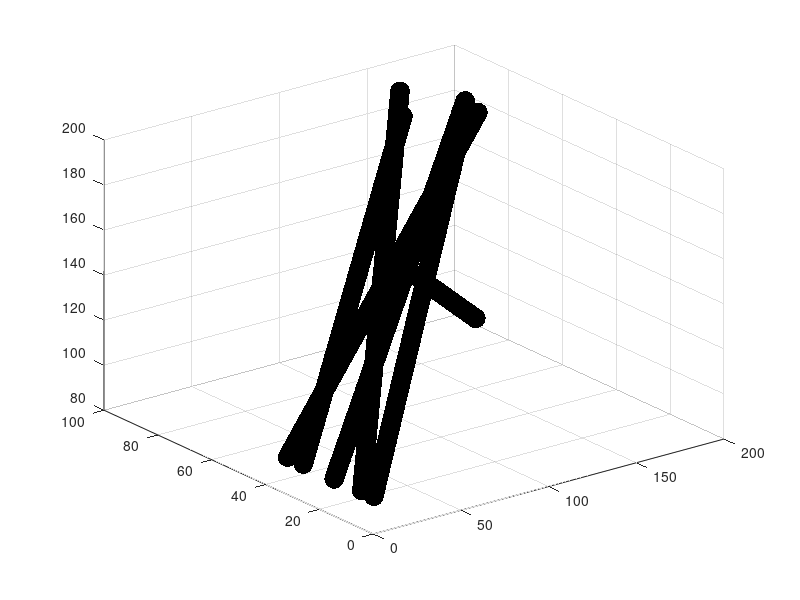

This chart was generated by the following MATLAB code:


needleEndpoints = [

% start point of the needels
11.012651	1	199.9466395
1	26.84645312	95.16231063
1	32.8146509	95.04727079
1	15.39719148	95
1	4.943752154	95.43511471
1.665945749	1.00207016	95
		
% end point of the needels		
173	74.30399931	98.17549295
129.2879133	72.76500829	200
158.0155499	63.56422171	200
173	78.341282	193.5838013
146.2967316	85.27372108	200
173	78.07529681	189.9675526
];


allEndpoints = needleEndpoints;
needleIndex = 1;
dwellPointIndex = 1;
endpointDimensions = size(needleEndpoints);
needleCount = endpointDimensions(1,1)/2;
for currentNeedle = 1:needleCount
    
    
    needleLengthCm = sqrt(sum((allEndpoints(currentNeedle+needleCount,:)-allEndpoints(currentNeedle,:)).^2))/10;
    endpointDistanceCm = sqrt(sum((allEndpoints(currentNeedle+needleCount,:)/10-allEndpoints(currentNeedle,:)/10).^2));
    needleDirection = (allEndpoints(currentNeedle+needleCount,:)/10-allEndpoints(currentNeedle,:)/10)/endpointDistanceCm;
    
    distanceFromStartCm = 0.1;
    while(distanceFromStartCm<=needleLengthCm-0.1)
    dwellPointData(dwellPointIndex,:,:,:,:) = [allEndpoints(currentNeedle,:)/10+distanceFromStartCm*needleDirection,((allEndpoints(currentNeedle,:)/10+distanceFromStartCm*needleDirection)-needleDirection*0.35),((allEndpoints(currentNeedle,:)/10+distanceFromStartCm*needleDirection)+needleDirection*0.35),currentNeedle];
    
    distanceFromStartCm = distanceFromStartCm+0.1;
    dwellPointIndex=dwellPointIndex+1;
    end
    
    
    dwellPointEndIndexByNeedle(needleIndex,:) = dwellPointIndex-1;
    needleIndex=needleIndex+1;
end

middlePointX = dwellPointData(:,1) *10;
middlePointY = dwellPointData(:,2) *10;
middlePointZ = dwellPointData(:,3) *10;

scatter3(middlePointX,middlePointY,middlePointZ,200,'k','filled')
% 
% 
 filename = './start_point_directions_on_needles.csv';
csvwrite(filename,dwellPointData(:,4:6));
% 
filename = './end_point_directions_on_needles.csv';
csvwrite(filename,dwellPointData(:,7:9));
% 
 filename = './middle_point_directions_on_needles.csv';
csvwrite(filename,dwellPointData(:,1:3));
% 
% 
% 
filename = './needle_number.csv';
csvwrite(filename,dwellPointData(:,10));
